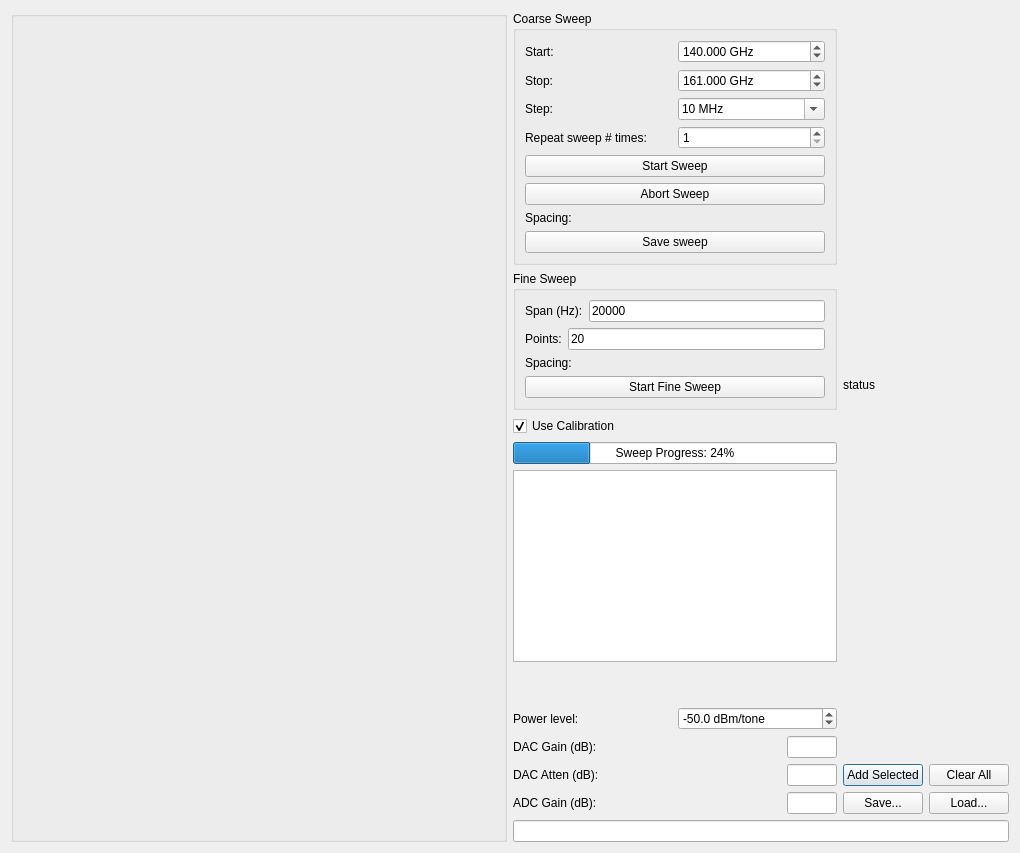
<?xml version="1.0" encoding="UTF-8"?>
<ui version="4.0">
 <class>SweepDialog</class>
 <widget class="QDialog" name="SweepDialog">
  <property name="geometry">
   <rect>
    <x>0</x>
    <y>0</y>
    <width>1020</width>
    <height>853</height>
   </rect>
  </property>
  <property name="windowTitle">
   <string>mm-wave source sweeper</string>
  </property>
  <layout class="QHBoxLayout" name="horizontalLayout_17">
   <item>
    <widget class="QGroupBox" name="plot_group_box">
     <property name="sizePolicy">
      <sizepolicy hsizetype="Expanding" vsizetype="Expanding">
       <horstretch>0</horstretch>
       <verstretch>10</verstretch>
      </sizepolicy>
     </property>
     <property name="autoFillBackground">
      <bool>false</bool>
     </property>
     <property name="flat">
      <bool>false</bool>
     </property>
    </widget>
   </item>
   <item>
    <layout class="QVBoxLayout" name="verticalLayout_4">
     <item>
      <layout class="QHBoxLayout" name="horizontalLayout_16">
       <item>
        <layout class="QVBoxLayout" name="verticalLayout_3">
         <item>
          <widget class="QGroupBox" name="groupBox">
           <property name="title">
            <string>Coarse Sweep</string>
           </property>
           <property name="flat">
            <bool>true</bool>
           </property>
           <property name="checkable">
            <bool>false</bool>
           </property>
           <layout class="QHBoxLayout" name="horizontalLayout_6">
            <item>
             <layout class="QHBoxLayout" name="horizontalLayout_5">
              <item>
               <layout class="QVBoxLayout" name="verticalLayout_2">
                <item>
                 <layout class="QHBoxLayout" name="horizontalLayout">
                  <item>
                   <widget class="QLabel" name="label">
                    <property name="sizePolicy">
                     <sizepolicy hsizetype="Preferred" vsizetype="Minimum">
                      <horstretch>0</horstretch>
                      <verstretch>0</verstretch>
                     </sizepolicy>
                    </property>
                    <property name="text">
                     <string>Start:</string>
                    </property>
                   </widget>
                  </item>
                  <item>
                   <widget class="QDoubleSpinBox" name="spin_start_freq">
                    <property name="suffix">
                     <string> GHz</string>
                    </property>
                    <property name="decimals">
                     <number>3</number>
                    </property>
                    <property name="maximum">
                     <double>240.000000000000000</double>
                    </property>
                    <property name="value">
                     <double>140.000000000000000</double>
                    </property>
                   </widget>
                  </item>
                 </layout>
                </item>
                <item>
                 <layout class="QHBoxLayout" name="horizontalLayout_2">
                  <item>
                   <widget class="QLabel" name="label_2">
                    <property name="text">
                     <string>Stop:</string>
                    </property>
                   </widget>
                  </item>
                  <item>
                   <widget class="QDoubleSpinBox" name="spin_stop_freq">
                    <property name="frame">
                     <bool>true</bool>
                    </property>
                    <property name="suffix">
                     <string> GHz</string>
                    </property>
                    <property name="decimals">
                     <number>3</number>
                    </property>
                    <property name="maximum">
                     <double>240.000000000000000</double>
                    </property>
                    <property name="value">
                     <double>161.000000000000000</double>
                    </property>
                   </widget>
                  </item>
                 </layout>
                </item>
                <item>
                 <layout class="QHBoxLayout" name="horizontalLayout_3">
                  <item>
                   <widget class="QLabel" name="label_3">
                    <property name="text">
                     <string>Step:</string>
                    </property>
                   </widget>
                  </item>
                  <item>
                   <widget class="QComboBox" name="combo_step_size">
                    <property name="editable">
                     <bool>true</bool>
                    </property>
                    <property name="currentIndex">
                     <number>0</number>
                    </property>
                    <item>
                     <property name="text">
                      <string>10 MHz</string>
                     </property>
                    </item>
                    <item>
                     <property name="text">
                      <string>25 MHz</string>
                     </property>
                    </item>
                    <item>
                     <property name="text">
                      <string>50 MHz</string>
                     </property>
                    </item>
                    <item>
                     <property name="text">
                      <string>100 MHz</string>
                     </property>
                    </item>
                    <item>
                     <property name="text">
                      <string>250 MHz</string>
                     </property>
                    </item>
                    <item>
                     <property name="text">
                      <string>500 MHz</string>
                     </property>
                    </item>
                    <item>
                     <property name="text">
                      <string>1000 MHz</string>
                     </property>
                    </item>
                   </widget>
                  </item>
                 </layout>
                </item>
                <item>
                 <layout class="QHBoxLayout" name="horizontalLayout_11">
                  <item>
                   <widget class="QLabel" name="label_5">
                    <property name="text">
                     <string>Repeat sweep # times:</string>
                    </property>
                   </widget>
                  </item>
                  <item>
                   <widget class="QSpinBox" name="spin_subsweeps">
                    <property name="minimum">
                     <number>1</number>
                    </property>
                    <property name="maximum">
                     <number>200</number>
                    </property>
                   </widget>
                  </item>
                 </layout>
                </item>
                <item>
                 <widget class="QPushButton" name="push_start_sweep">
                  <property name="text">
                   <string>Start Sweep</string>
                  </property>
                  <property name="autoDefault">
                   <bool>false</bool>
                  </property>
                 </widget>
                </item>
                <item>
                 <widget class="QPushButton" name="push_abort">
                  <property name="text">
                   <string>Abort Sweep</string>
                  </property>
                  <property name="autoDefault">
                   <bool>false</bool>
                  </property>
                 </widget>
                </item>
                <item>
                 <widget class="QLabel" name="label_coarse_info">
                  <property name="text">
                   <string>Spacing:</string>
                  </property>
                 </widget>
                </item>
                <item>
                 <widget class="QPushButton" name="push_save">
                  <property name="sizePolicy">
                   <sizepolicy hsizetype="Minimum" vsizetype="Fixed">
                    <horstretch>0</horstretch>
                    <verstretch>0</verstretch>
                   </sizepolicy>
                  </property>
                  <property name="text">
                   <string>Save sweep</string>
                  </property>
                  <property name="autoDefault">
                   <bool>false</bool>
                  </property>
                 </widget>
                </item>
               </layout>
              </item>
             </layout>
            </item>
           </layout>
          </widget>
         </item>
         <item>
          <widget class="QGroupBox" name="groupBox_2">
           <property name="title">
            <string>Fine Sweep</string>
           </property>
           <layout class="QHBoxLayout" name="horizontalLayout_10">
            <item>
             <layout class="QVBoxLayout" name="verticalLayout_7">
              <item>
               <layout class="QHBoxLayout" name="horizontalLayout_7">
                <item>
                 <widget class="QLabel" name="label_4">
                  <property name="text">
                   <string>Span (Hz):</string>
                  </property>
                 </widget>
                </item>
                <item>
                 <widget class="QLineEdit" name="line_span_hz">
                  <property name="text">
                   <string>20000</string>
                  </property>
                 </widget>
                </item>
               </layout>
              </item>
              <item>
               <layout class="QHBoxLayout" name="horizontalLayout_8">
                <item>
                 <widget class="QLabel" name="label_6">
                  <property name="text">
                   <string>Points:</string>
                  </property>
                 </widget>
                </item>
                <item>
                 <widget class="QLineEdit" name="line_npoints">
                  <property name="text">
                   <string>20</string>
                  </property>
                 </widget>
                </item>
               </layout>
              </item>
              <item>
               <widget class="QLabel" name="label_spacing">
                <property name="text">
                 <string>Spacing:</string>
                </property>
               </widget>
              </item>
              <item>
               <widget class="QPushButton" name="push_start_fine_sweep">
                <property name="text">
                 <string>Start Fine Sweep</string>
                </property>
                <property name="autoDefault">
                 <bool>false</bool>
                </property>
               </widget>
              </item>
             </layout>
            </item>
           </layout>
          </widget>
         </item>
         <item>
          <widget class="QCheckBox" name="check_use_cal">
           <property name="text">
            <string>Use Calibration</string>
           </property>
           <property name="checked">
            <bool>true</bool>
           </property>
          </widget>
         </item>
         <item>
          <widget class="QProgressBar" name="progress_sweep">
           <property name="value">
            <number>24</number>
           </property>
           <property name="format">
            <string>Sweep Progress: %p%</string>
           </property>
          </widget>
         </item>
         <item>
          <widget class="QPlainTextEdit" name="plainTextEdit"/>
         </item>
         <item>
          <spacer name="verticalSpacer_2">
           <property name="orientation">
            <enum>Qt::Vertical</enum>
           </property>
           <property name="sizeHint" stdset="0">
            <size>
             <width>20</width>
             <height>13</height>
            </size>
           </property>
          </spacer>
         </item>
         <item>
          <layout class="QHBoxLayout" name="horizontalLayout_13">
           <item>
            <widget class="QLabel" name="label_7">
             <property name="text">
              <string>Power level:</string>
             </property>
            </widget>
           </item>
           <item>
            <widget class="QDoubleSpinBox" name="spin_dbm_per_tone">
             <property name="suffix">
              <string> dBm/tone</string>
             </property>
             <property name="decimals">
              <number>1</number>
             </property>
             <property name="minimum">
              <double>-140.000000000000000</double>
             </property>
             <property name="maximum">
              <double>0.000000000000000</double>
             </property>
             <property name="singleStep">
              <double>0.500000000000000</double>
             </property>
             <property name="value">
              <double>-50.000000000000000</double>
             </property>
            </widget>
           </item>
          </layout>
         </item>
         <item>
          <layout class="QHBoxLayout" name="horizontalLayout_14">
           <item>
            <widget class="QLabel" name="label_8">
             <property name="text">
              <string>DAC Gain (dB):</string>
             </property>
            </widget>
           </item>
           <item>
            <widget class="QLineEdit" name="line_dac_gain">
             <property name="sizePolicy">
              <sizepolicy hsizetype="Minimum" vsizetype="Fixed">
               <horstretch>0</horstretch>
               <verstretch>0</verstretch>
              </sizepolicy>
             </property>
             <property name="minimumSize">
              <size>
               <width>50</width>
               <height>0</height>
              </size>
             </property>
             <property name="maximumSize">
              <size>
               <width>50</width>
               <height>16777215</height>
              </size>
             </property>
             <property name="baseSize">
              <size>
               <width>0</width>
               <height>0</height>
              </size>
             </property>
            </widget>
           </item>
          </layout>
         </item>
         <item>
          <layout class="QHBoxLayout" name="horizontalLayout_18">
           <item>
            <widget class="QLabel" name="label_10">
             <property name="text">
              <string>DAC Atten (dB):</string>
             </property>
            </widget>
           </item>
           <item>
            <widget class="QLineEdit" name="line_dac_atten">
             <property name="sizePolicy">
              <sizepolicy hsizetype="Minimum" vsizetype="Fixed">
               <horstretch>0</horstretch>
               <verstretch>0</verstretch>
              </sizepolicy>
             </property>
             <property name="minimumSize">
              <size>
               <width>50</width>
               <height>0</height>
              </size>
             </property>
             <property name="maximumSize">
              <size>
               <width>50</width>
               <height>16777215</height>
              </size>
             </property>
             <property name="baseSize">
              <size>
               <width>0</width>
               <height>0</height>
              </size>
             </property>
             <property name="readOnly">
              <bool>true</bool>
             </property>
            </widget>
           </item>
          </layout>
         </item>
         <item>
          <layout class="QHBoxLayout" name="horizontalLayout_15">
           <item>
            <widget class="QLabel" name="label_9">
             <property name="text">
              <string>ADC Gain (dB):</string>
             </property>
            </widget>
           </item>
           <item>
            <widget class="QLineEdit" name="line_adc_gain">
             <property name="sizePolicy">
              <sizepolicy hsizetype="Minimum" vsizetype="Fixed">
               <horstretch>0</horstretch>
               <verstretch>0</verstretch>
              </sizepolicy>
             </property>
             <property name="maximumSize">
              <size>
               <width>50</width>
               <height>16777215</height>
              </size>
             </property>
            </widget>
           </item>
          </layout>
         </item>
        </layout>
       </item>
       <item>
        <layout class="QVBoxLayout" name="verticalLayout">
         <item>
          <widget class="QLabel" name="label_status">
           <property name="text">
            <string>status</string>
           </property>
          </widget>
         </item>
         <item>
          <layout class="QHBoxLayout" name="horizontalLayout_9">
           <item>
            <widget class="QPushButton" name="push_add_resonator">
             <property name="text">
              <string>Add Selected</string>
             </property>
            </widget>
           </item>
           <item>
            <widget class="QPushButton" name="push_clear_all">
             <property name="text">
              <string>Clear All</string>
             </property>
             <property name="autoDefault">
              <bool>false</bool>
             </property>
            </widget>
           </item>
          </layout>
         </item>
         <item>
          <layout class="QHBoxLayout" name="horizontalLayout_12">
           <item>
            <widget class="QPushButton" name="push_save_res">
             <property name="text">
              <string>Save...</string>
             </property>
            </widget>
           </item>
           <item>
            <widget class="QPushButton" name="push_load_res">
             <property name="text">
              <string>Load...</string>
             </property>
            </widget>
           </item>
          </layout>
         </item>
        </layout>
       </item>
      </layout>
     </item>
     <item>
      <layout class="QHBoxLayout" name="horizontalLayout_4">
       <item>
        <widget class="QLineEdit" name="line_filename">
         <property name="readOnly">
          <bool>true</bool>
         </property>
        </widget>
       </item>
      </layout>
     </item>
    </layout>
   </item>
  </layout>
 </widget>
 <resources/>
 <connections/>
</ui>
